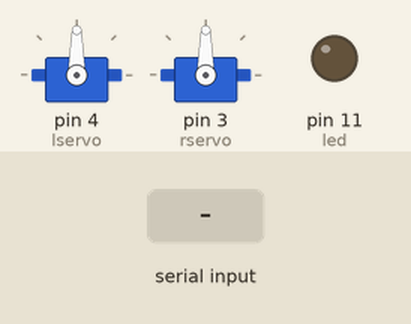
Recording of a sketch running on a simulated Arduino Uno, built with avr-gcc and run on an emulated ATmega328P. On the bench: 2 × servo, output pins drawn as LEDs (lit = HIGH). Inputs (shaded band) come from the test bench.

Above: at 1.2 s.
1.3 s: "F" received over Serial
At 1.7 s:
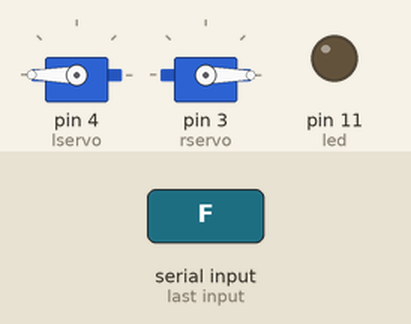
3.3 s: "B" received over Serial
At 3.7 s:
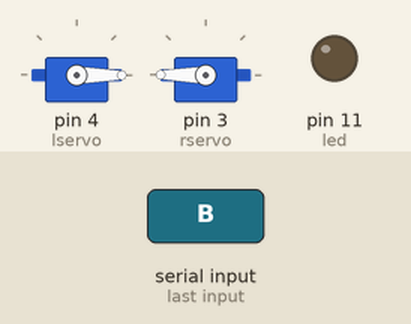
5.3 s: "L" received over Serial
At 5.7 s:
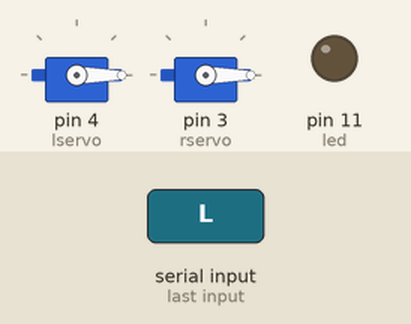
7.3 s: "R" received over Serial
At 7.7 s:
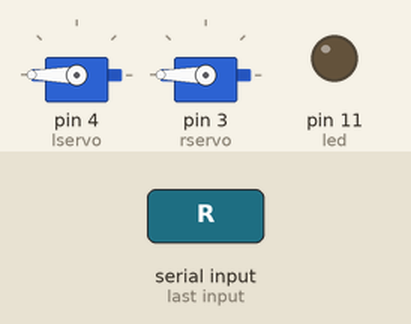
9.3 s: "I" received over Serial
At 9.55 s:
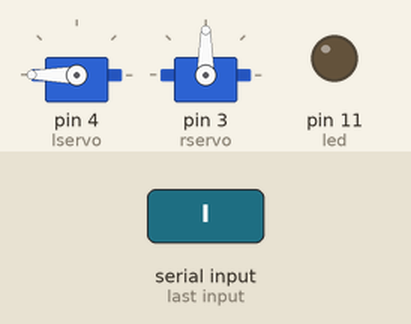
11.3 s: "J" received over Serial
At 11.7 s:
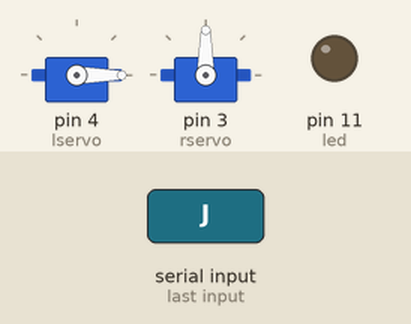
Timing chart, 0 to 14.3 s (numbered marks = the images above; inputs shaded):
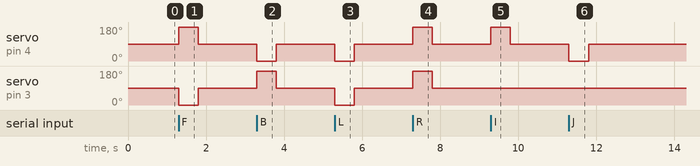

The sketch:

Bluetooth_car.ino
```cpp
/*int tx=1;
int rx=0;
int led = 11;
char inSerial[15];
// motor one
int enA = 10;
int in1 = 9;
int in2 = 8;
// motor two
int enB = 5;
int in3 = 7;
int in4 = 6;

void setup(){
  Serial.begin(9600);
  pinMode(tx, OUTPUT);
  pinMode(rx, INPUT);
  pinMode(enA, OUTPUT);
  pinMode(enB, OUTPUT);
  pinMode(in1, OUTPUT);
  pinMode(in2, OUTPUT);
  pinMode(in3, OUTPUT);
  pinMode(in4, OUTPUT);
  pinMode(led,OUTPUT);
}

void loop(){
    int i=0;
    int m=0;
    delay(500);
    if (Serial.available() > 0) {
       while (Serial.available() > 0) {
         inSerial[i]=Serial.read();
         i++;
       }
       inSerial[i]='\0';
      Check_Protocol(inSerial);
     }}


void Check_Protocol(char inStr[]){
  int i=0;
  int m=0;
  Serial.println(inStr);

  if(!strcmp(inStr,"F")){      //Forward
    digitalWrite(led,HIGH);
    forward();

    for(m=0;m<11;m++){
      inStr[m]=0;}
       i=0;}
  if(!strcmp(inStr,"B")){      //Backward
    backward();
    for(m=0;m<11;m++){
      inStr[m]=0;}
       i=0;}
  if(!strcmp(inStr,"L")){      //Left
    left();
    for(m=0;m<11;m++){
      inStr[m]=0;}
       i=0;}

  if(!strcmp(inStr,"R")){      //Right
    right();
    for(m=0;m<11;m++){
      inStr[m]=0;}
       i=0;}
  if(!strcmp(inStr,"S")){      //Stop
    halt();
    for(m=0;m<11;m++){
      inStr[m]=0;}
       i=0;}
   else{
     for(m=0;m<11;m++){
       inStr[m]=0;
     }
   i=0;
  }

}
void forward() {
  digitalWrite(in1, HIGH);
  digitalWrite(in2, LOW);
  // set speed to 200 out of possible range 0~255

  // turn on motor B
  digitalWrite(in3, HIGH);
  digitalWrite(in4, LOW);
  // set speed to 200 out of possible range 0~255
  analogWrite(enA, 200);
  analogWrite(enB, 214);
}

void backward() {
  digitalWrite(in1, LOW);
  digitalWrite(in2, HIGH);
  digitalWrite(in3, LOW);
  digitalWrite(in4, HIGH);
  analogWrite(enA, 140);
  analogWrite(enB, 150);
}
void left() {
  digitalWrite(in1, LOW);
  digitalWrite(in2, HIGH);
  digitalWrite(in3, HIGH);
  digitalWrite(in4, LOW);
  analogWrite(enA, 150);
  analogWrite(enB, 150);
}
void right() {
  digitalWrite(in2, LOW);
  digitalWrite(in1, HIGH);
  digitalWrite(in4, HIGH);
  digitalWrite(in3, LOW);
  analogWrite(enA, 150);
  analogWrite(enB, 150);
}
void halt() {
  digitalWrite(in1, LOW);
  digitalWrite(in2, LOW);
  digitalWrite(in3, LOW);
  digitalWrite(in4, LOW);
}*/
int led = 11;
char command = 'S';
char prevCommand = 'A';
unsigned long timer0 = 2000;  //Stores the time (in millis since execution started)
unsigned long timer1 = 0;  //Stores the time when the last command was received from the phone
// motor one
/*int enA = 10;
int in1 = 9;
int in2 = 8;
// motor two
int enB = 5;
int in3 = 7;
int in4 = 6;*/
#include <Servo.h>
Servo lservo;
Servo rservo;
void setup()
{
  Serial.begin(9600);  //Set the baud rate to that of your Bluetooth module.
  /*pinMode(enA, OUTPUT);
  pinMode(enB, OUTPUT);
  pinMode(in1, OUTPUT);
  pinMode(in2, OUTPUT);
  pinMode(in3, OUTPUT);
  pinMode(in4, OUTPUT);*/
  pinMode(led,OUTPUT);
  lservo.attach(4);
  rservo.attach(3);
  lservo.write(90);
  rservo.write(90);

}

void loop(){
  if(Serial.available() > 0){
    timer1 = millis();
    prevCommand = command;
    command = Serial.read();
    //Change pin mode only if new command is different from previous.
    if(command!=prevCommand){
      //Serial.println(command);
      switch(command){
      case 'F':

        f();
        break;
      case 'B':
        b();
        break;
      case 'L':
        l();
        break;
      case 'R':
        r();
        break;
      case 'S':
        s();
        break;
      case 'I':  //FR
        fr();
        break;
      case 'J':  //BR
        br();
        break;
      case 'G':  //FL
        fl();
        break;
      case 'H':  //BL
        bl();
        break;

      }
    }
  }
  else{
    timer0 = millis();  //Get the current time (millis since execution started).
    //Check if it has been 500ms since we received last command.
    if((timer0 - timer1)>500){
      //More tan 500ms have passed since last command received, car is out of range.
      //Therefore stop the car and turn lights off.

      s();
    }
  }
}
void f() {
  lservo.write(180);
  rservo.write(0);
}
void b() {
  lservo.write(0);
  rservo.write(180);
}
void r() {
  lservo.write(180);
  rservo.write(180);
}
void l() {
  lservo.write(0);
  rservo.write(0);
}
void s() {
  lservo.write(90);
  rservo.write(90);
}
void fl() {
  lservo.write(90);
  rservo.write(0);
}
void fr() {
  lservo.write(180);
  rservo.write(90);
}
void bl() {
  lservo.write(90);
  rservo.write(180);
}
void br() {
  lservo.write(0);
  rservo.write(90);
}
/*void forward() {
  digitalWrite(in1, HIGH);
  digitalWrite(in2, LOW);
  // set speed to 200 out of possible range 0~255

  // turn on motor B
  digitalWrite(in3, HIGH);
  digitalWrite(in4, LOW);
  // set speed to 200 out of possible range 0~255
  analogWrite(enA, 250);
  analogWrite(enB, 255);
}

void backward() {
  digitalWrite(in1, LOW);
  digitalWrite(in2, HIGH);
  digitalWrite(in3, LOW);
  digitalWrite(in4, HIGH);
  analogWrite(enA, 250);
  analogWrite(enB, 255);
}
void left() {
  digitalWrite(in1, LOW);
  digitalWrite(in2, LOW);
  digitalWrite(in3, HIGH);
  digitalWrite(in4, LOW);

  analogWrite(enB, 140);
}
void right() {
  digitalWrite(in2, LOW);
  digitalWrite(in1, HIGH);
  digitalWrite(in4, LOW);
  digitalWrite(in3, LOW);
  analogWrite(enA, 140);

}
void halt() {
  digitalWrite(in1, LOW);
  digitalWrite(in2, LOW);
  digitalWrite(in3, LOW);
  digitalWrite(in4, LOW);
}
void forwardl() {
  digitalWrite(in1, HIGH);
  digitalWrite(in2, LOW);
  // set speed to 200 out of possible range 0~255

  // turn on motor B
  digitalWrite(in3, HIGH);
  digitalWrite(in4, LOW);
  // set speed to 200 out of possible range 0~255
  analogWrite(enA, 180);
  analogWrite(enB, 255);
}
void forwardr() {
  digitalWrite(in1, HIGH);
  digitalWrite(in2, LOW);
  // set speed to 200 out of possible range 0~255

  // turn on motor B
  digitalWrite(in3, HIGH);
  digitalWrite(in4, LOW);
  // set speed to 200 out of possible range 0~255
  analogWrite(enA, 255);
  analogWrite(enB, 180);
}
void backwardl() {
  digitalWrite(in1, LOW);
  digitalWrite(in2, HIGH);
  digitalWrite(in3, LOW);
  digitalWrite(in4, HIGH);
  analogWrite(enA, 220);
  analogWrite(enB, 255);
}
void backwardr() {
  digitalWrite(in1, LOW);
  digitalWrite(in2, HIGH);
  digitalWrite(in3, LOW);
  digitalWrite(in4, HIGH);
  analogWrite(enA, 255);
  analogWrite(enB, 220);
}*/
```

Measured:
- after the input at 1.3 s, servo on pin 4 (lservo): 90° → 180° at once, → 90° 0.50 s later; servo on pin 3 (rservo): 90° → 0° at once, → 90° 0.50 s later
- after the input at 3.3 s, servo on pin 4 (lservo): 90° → 0° at once, → 90° 0.50 s later; servo on pin 3 (rservo): 90° → 180° at once, → 90° 0.50 s later
- after the input at 5.3 s, servo on pin 4 (lservo), servo on pin 3 (rservo): 90° → 0° at once, → 90° 0.50 s later
- after the input at 7.3 s, servo on pin 4 (lservo), servo on pin 3 (rservo): 90° → 180° at once, → 90° 0.50 s later
- after the input at 9.3 s, servo on pin 4 (lservo): 90° → 180° at once, → 90° 0.50 s later
- after the input at 11.3 s, servo on pin 4 (lservo): 90° → 0° at once, → 90° 0.50 s later
